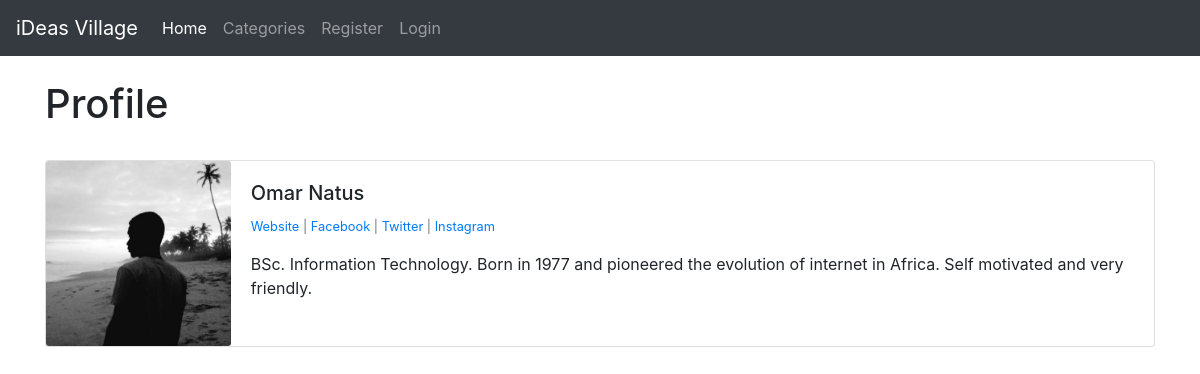
/members/1/profile/, run on the app's committed database.
### blog/models.py (models this page shows, shortened)
class Profile(models.Model):
    user = models.OneToOneField(User, null=True, on_delete=models.CASCADE)
    bio = models.TextField()
    profile_pic = models.ImageField(null=True, blank=True, upload_to='img/profile/')
    website_url = models.URLField(max_length=255, null=True, blank=True)
    facebook_url = models.URLField(max_length=255, null=True, blank=True)
    twitter_url = models.URLField(max_length=255, null=True, blank=True)
    instagram_url = models.URLField(max_length=255, null=True, blank=True)

### members/views.py (the view)
# urls.py: path('<int:pk>/profile/', ShowProfilePageView.as_view(), name='show-profile-page'),
class ShowProfilePageView(DetailView):
    model = Profile
    template_name = 'registration/user_profile.html'
    def get_context_data(self, *args, **kwargs):
        context = super(ShowProfilePageView, self).get_context_data(*args, **kwargs)
        page_user = get_object_or_404(Profile, id=self.kwargs['pk'])
        context['page_user'] = page_user
        return context

### members/templates/registration/user_profile.html
{% extends 'base.html' %}
{% load static %}
{% block content %}
    <h1>Profile</h1>
    <br>
    <div class="card mb-3">
        <div class="row no-gutters">
            <div class="col-md-2">
                {% if page_user.profile_pic %}
                    <img src="{{ page_user.profile_pic.url }}" class=card-img alt="...">
                {% else %}
                    <img src="{% static 'blog/img/default_pic.jpg' %}" class=card-img alt="...">
                {% endif %}
            </div>
            <div class="col-md-10">
                <div class="card-body">
                    <h5 class="card-title">{{ page_user.user.first_name }}
                                            {{ page_user.user.last_name }}
                    </h5>
                    <p class="small text-muted">
                        {% if page_user.website_url %}
                            <a href="{{ page_user.website_url }}">Website</a>
                        {% endif %}
                        {% if page_user.website_url %}
                            | <a href="{{ page_user.facebook_url }}">Facebook</a>
                        {% endif %}
                        {% if page_user.website_url %}
                            | <a href="{{ page_user.twitter_url }}">Twitter</a>
                        {% endif %}
                        {% if page_user.website_url %}
                            | <a href="{{ page_user.instagram_url }}">Instagram</a>
                        {% endif %}
                    </p>
                    <p class="card-text">
                        {{ page_user.bio }}
                    </p>
                </div>
            </div>
        </div>
    </div>
{% endblock %}

### data on the page
Profile: profile_pic (picture), user.first_name "Omar", user.last_name "Natus", bio "BSc. Information Technology. Born in 1977 and pioneered the evolution of internet in Africa. Self motivated and very friendly."
